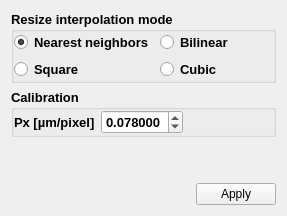
            <widget class="QWidget" name="tab_4">
             <attribute name="icon">
              <iconset resource="../resources/main_resources.qrc">
               <normaloff>:/icon/icons/settings48.png</normaloff>:/icon/icons/settings48.png</iconset>
             </attribute>
             <attribute name="title">
              <string>Config</string>
             </attribute>
             <layout class="QVBoxLayout" name="verticalLayout_4">
              <item>
               <widget class="QGroupBox" name="groupBox_confocal_config_resize">
                <property name="font">
                 <font>
                  <pointsize>10</pointsize>
                  <weight>75</weight>
                  <bold>true</bold>
                 </font>
                </property>
                <property name="title">
                 <string>Resize interpolation mode</string>
                </property>
                <property name="flat">
                 <bool>true</bool>
                </property>
                <layout class="QGridLayout" name="gridLayout_4">
                 <property name="margin">
                  <number>0</number>
                 </property>
                 <item row="2" column="1">
                  <widget class="QRadioButton" name="radioButton_confocal_config_resize_square">
                   <property name="text">
                    <string>Square</string>
                   </property>
                  </widget>
                 </item>
                 <item row="2" column="2">
                  <widget class="QRadioButton" name="radioButton_confocal_config_resize_cubic">
                   <property name="text">
                    <string>Cubic</string>
                   </property>
                  </widget>
                 </item>
                 <item row="0" column="1">
                  <widget class="QRadioButton" name="radioButton_confocal_config_resize_nearest">
                   <property name="text">
                    <string>Nearest neighbors</string>
                   </property>
                   <property name="checked">
                    <bool>true</bool>
                   </property>
                  </widget>
                 </item>
                 <item row="0" column="3">
                  <spacer name="horizontalSpacer_12">
                   <property name="orientation">
                    <enum>Qt::Horizontal</enum>
                   </property>
                   <property name="sizeHint" stdset="0">
                    <size>
                     <width>40</width>
                     <height>20</height>
                    </size>
                   </property>
                  </spacer>
                 </item>
                 <item row="0" column="2">
                  <widget class="QRadioButton" name="radioButton_confocal_config_resize_bilinear">
                   <property name="text">
                    <string>Bilinear</string>
                   </property>
                  </widget>
                 </item>
                </layout>
               </widget>
              </item>
              <item>
               <widget class="QGroupBox" name="groupBox_confocal_config_calibration">
                <property name="font">
                 <font>
                  <pointsize>10</pointsize>
                  <weight>75</weight>
                  <bold>true</bold>
                 </font>
                </property>
                <property name="title">
                 <string>Calibration</string>
                </property>
                <property name="flat">
                 <bool>true</bool>
                </property>
                <layout class="QHBoxLayout" name="horizontalLayout_12">
                 <property name="margin">
                  <number>0</number>
                 </property>
                 <item>
                  <widget class="QLabel" name="label_4">
                   <property name="text">
                    <string>Px [µm/pixel]</string>
                   </property>
                  </widget>
                 </item>
                 <item>
                  <widget class="QDoubleSpinBox" name="doubleSpinBox_confocal_config_calibration_px">
                   <property name="decimals">
                    <number>6</number>
                   </property>
                   <property name="maximum">
                    <double>2.000000000000000</double>
                   </property>
                   <property name="singleStep">
                    <double>0.001000000000000</double>
                   </property>
                   <property name="value">
                    <double>0.078000000000000</double>
                   </property>
                  </widget>
                 </item>
                 <item>
                  <spacer name="horizontalSpacer_10">
                   <property name="orientation">
                    <enum>Qt::Horizontal</enum>
                   </property>
                   <property name="sizeHint" stdset="0">
                    <size>
                     <width>40</width>
                     <height>20</height>
                    </size>
                   </property>
                  </spacer>
                 </item>
                </layout>
               </widget>
              </item>
              <item>
               <spacer name="verticalSpacer_4">
                <property name="orientation">
                 <enum>Qt::Vertical</enum>
                </property>
                <property name="sizeHint" stdset="0">
                 <size>
                  <width>20</width>
                  <height>40</height>
                 </size>
                </property>
               </spacer>
              </item>
              <item>
               <layout class="QHBoxLayout" name="horizontalLayout_11">
                <item>
                 <spacer name="horizontalSpacer_6">
                  <property name="orientation">
                   <enum>Qt::Horizontal</enum>
                  </property>
                  <property name="sizeHint" stdset="0">
                   <size>
                    <width>40</width>
                    <height>20</height>
                   </size>
                  </property>
                 </spacer>
                </item>
                <item>
                 <widget class="QPushButton" name="pushButton_apply_confocal_config">
                  <property name="text">
                   <string>Apply</string>
                  </property>
                 </widget>
                </item>
               </layout>
              </item>
             </layout>
            </widget>
